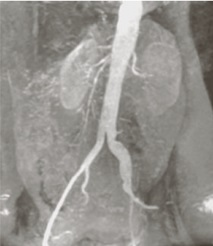
#> input picture images/kidney.jpg, 213 x 246 px
$ jupyter execute --allow-errors 'Intensity Level slicing.ipynb'
#> lines starting #> are read from the running program, lines starting #| are printed output that depends on the picture
[cell 1]
import cv2
import matplotlib.pyplot as plt
import math
import numpy as np

# Load the image
img = cv2.imread('images/kidney.jpg')
#> img is the input picture: shape (246, 213, 3); mean B, G, R 141.6, 146.2, 148.6

# get height and width of the image
height, width, _= img.shape
#> height = 246; width = 213

img1 = img.copy()


#original image
plt.imshow(img)
plt.show()

[cell 2]
# Histogram plotting of the image
color = ('b', 'g', 'r')

for i, col in enumerate(color):

    histr = cv2.calcHist([img],
                         [i], None,
                         [256],
                         [0, 256])

    plt.plot(histr, color = col)

    # Limit X - axis to 256
    plt.xlim([0, 256])

plt.show()
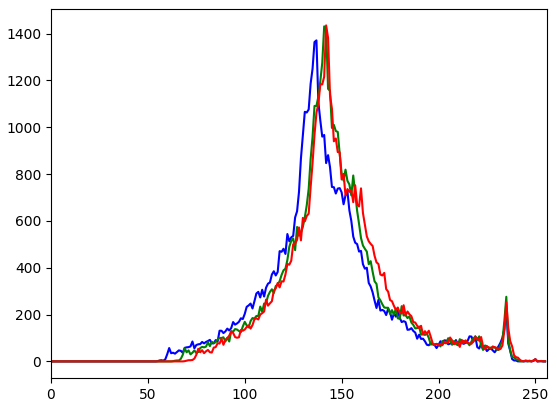
#> figure drawn by matplotlib, 1 panel; curve peaks at x = 137, y = 1371; curve peaks at x = 141, y = 1431; curve peaks at x = 142, y = 1435


$ run again, with images/SanFrancisco.jpg copied over images/kidney.jpg
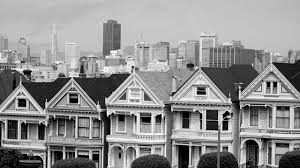
#> input picture images/SanFrancisco.jpg, 300 x 168 px
#> img is the input picture: shape (168, 300, 3); min 0, max 255, mean 143.8
#> `plt.show()`:
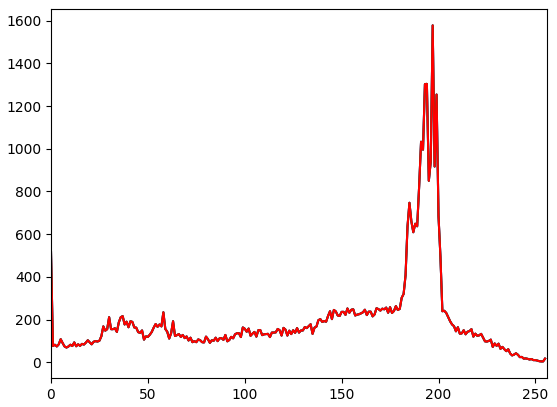
#> figure drawn by matplotlib, 1 panel; curve peaks at x = 197, y = 1578; curve peaks at x = 197, y = 1578; curve peaks at x = 197, y = 1578
